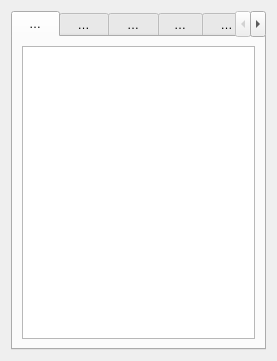
<?xml version="1.0" encoding="UTF-8"?>
<ui version="4.0">
 <class>ObjectSelectDialog</class>
 <widget class="QDialog" name="ObjectSelectDialog">
  <property name="geometry">
   <rect>
    <x>0</x>
    <y>0</y>
    <width>277</width>
    <height>361</height>
   </rect>
  </property>
  <property name="windowTitle">
   <string>Objects</string>
  </property>
  <layout class="QVBoxLayout" name="verticalLayout_2">
   <item>
    <widget class="QTabWidget" name="mainTabCtrl">
     <property name="currentIndex">
      <number>0</number>
     </property>
     <property name="elideMode">
      <enum>Qt::ElideMiddle</enum>
     </property>
     <property name="usesScrollButtons">
      <bool>true</bool>
     </property>
     <property name="documentMode">
      <bool>false</bool>
     </property>
     <widget class="QWidget" name="tab">
      <attribute name="title">
       <string>Static</string>
      </attribute>
      <layout class="QVBoxLayout" name="verticalLayout">
       <item>
        <widget class="QListWidget" name="staticObjectList"/>
       </item>
      </layout>
     </widget>
     <widget class="QWidget" name="tab_2">
      <attribute name="title">
       <string>Dynamic</string>
      </attribute>
      <layout class="QVBoxLayout" name="verticalLayout_3">
       <item>
        <widget class="QListWidget" name="dynamicObjectList"/>
       </item>
      </layout>
     </widget>
     <widget class="QWidget" name="Seite">
      <attribute name="title">
       <string>DotScene</string>
      </attribute>
      <layout class="QHBoxLayout" name="horizontalLayout">
       <item>
        <widget class="QListWidget" name="dotsceneObjectList"/>
       </item>
      </layout>
     </widget>
     <widget class="QWidget" name="Seite_2">
      <attribute name="title">
       <string>Items</string>
      </attribute>
      <layout class="QHBoxLayout" name="horizontalLayout_2">
       <item>
        <widget class="QListWidget" name="itemObjectList"/>
       </item>
      </layout>
     </widget>
     <widget class="QWidget" name="Seite_3">
      <attribute name="title">
       <string>Chars</string>
      </attribute>
      <layout class="QHBoxLayout" name="horizontalLayout_3">
       <item>
        <widget class="QListWidget" name="charObjectList"/>
       </item>
      </layout>
     </widget>
     <widget class="QWidget" name="Seite_4">
      <attribute name="title">
       <string>Doors</string>
      </attribute>
      <layout class="QHBoxLayout" name="horizontalLayout_4">
       <item>
        <widget class="QListWidget" name="doorObjectList"/>
       </item>
      </layout>
     </widget>
     <widget class="QWidget" name="Seite_5">
      <attribute name="title">
       <string>Containers</string>
      </attribute>
      <layout class="QHBoxLayout" name="horizontalLayout_5">
       <item>
        <widget class="QListWidget" name="contObjectList"/>
       </item>
      </layout>
     </widget>
     <widget class="QWidget" name="Seite_6">
      <attribute name="title">
       <string>Else</string>
      </attribute>
      <layout class="QHBoxLayout" name="horizontalLayout_6">
       <item>
        <widget class="QListWidget" name="elseObjectList"/>
       </item>
      </layout>
     </widget>
    </widget>
   </item>
  </layout>
 </widget>
 <resources/>
 <connections/>
</ui>
